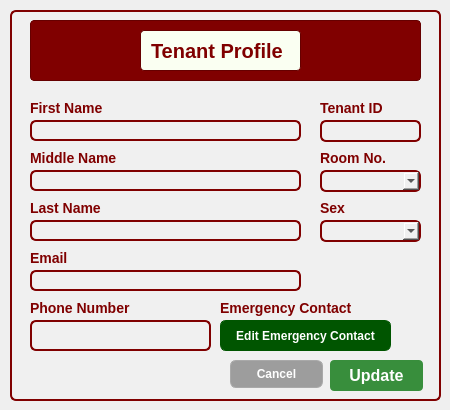
<?xml version="1.0" encoding="UTF-8"?>
<ui version="4.0">
 <class>Dialog</class>
 <widget class="QDialog" name="Dialog">
  <property name="geometry">
   <rect>
    <x>0</x>
    <y>0</y>
    <width>450</width>
    <height>410</height>
   </rect>
  </property>
  <property name="windowTitle">
   <string>Dialog</string>
  </property>
  <widget class="QFrame" name="frame">
   <property name="geometry">
    <rect>
     <x>10</x>
     <y>10</y>
     <width>431</width>
     <height>391</height>
    </rect>
   </property>
   <property name="styleSheet">
    <string notr="true">background-color: rgb(240, 240, 240);
border: 2px solid #800000;
border-radius: 6px;
</string>
   </property>
   <property name="frameShape">
    <enum>QFrame::StyledPanel</enum>
   </property>
   <property name="frameShadow">
    <enum>QFrame::Raised</enum>
   </property>
   <widget class="QFrame" name="frame_3">
    <property name="geometry">
     <rect>
      <x>20</x>
      <y>10</y>
      <width>391</width>
      <height>61</height>
     </rect>
    </property>
    <property name="styleSheet">
     <string notr="true">background-color: #800000;  /* Maroon background */
                border: 1px solid #660000;  /* Darker maroon border */
                border-radius: 4px;
                padding: 5px;
                font-family: 'Times New Roman', serif;  /* Formal font */
                font-size: 14px;
                color: white;</string>
    </property>
    <property name="frameShape">
     <enum>QFrame::StyledPanel</enum>
    </property>
    <property name="frameShadow">
     <enum>QFrame::Raised</enum>
    </property>
    <widget class="QLabel" name="label_2">
     <property name="geometry">
      <rect>
       <x>110</x>
       <y>10</y>
       <width>161</width>
       <height>41</height>
      </rect>
     </property>
     <property name="styleSheet">
      <string notr="true">background-color: rgb(250, 255, 242);
border: 1px solid #660000;
border-radius: 4px;
padding: 5px;
font-family: 'Cal Sans', sans-serif;
font-weight: 700;
font-style: normal;
font-size: 20px;
color: #800000;
text-align: center;
vertical-align: middle;

</string>
     </property>
     <property name="text">
      <string>Tenant Profile</string>
     </property>
    </widget>
   </widget>
   <widget class="QLineEdit" name="TenantIDLineEdit">
    <property name="geometry">
     <rect>
      <x>310</x>
      <y>110</y>
      <width>101</width>
      <height>22</height>
     </rect>
    </property>
   </widget>
   <widget class="QLabel" name="label">
    <property name="geometry">
     <rect>
      <x>310</x>
      <y>90</y>
      <width>81</width>
      <height>16</height>
     </rect>
    </property>
    <property name="styleSheet">
     <string notr="true">background: none;
    border: none;
    color: #800000;
    font-family: 'Cal Sans', sans-serif;
    font-weight: 700;
    font-style: normal;
    font-size: 14px;</string>
    </property>
    <property name="text">
     <string>Tenant ID</string>
    </property>
   </widget>
   <widget class="QLineEdit" name="FirstNameLineEdit">
    <property name="geometry">
     <rect>
      <x>20</x>
      <y>110</y>
      <width>271</width>
      <height>21</height>
     </rect>
    </property>
   </widget>
   <widget class="QLabel" name="label_3">
    <property name="geometry">
     <rect>
      <x>20</x>
      <y>90</y>
      <width>91</width>
      <height>16</height>
     </rect>
    </property>
    <property name="styleSheet">
     <string notr="true">background: none;
    border: none;
    color: #800000;
    font-family: 'Cal Sans', sans-serif;
    font-weight: 700;
    font-style: normal;
    font-size: 14px;</string>
    </property>
    <property name="text">
     <string>First Name</string>
    </property>
   </widget>
   <widget class="QLineEdit" name="MiddleNameLineEdit">
    <property name="geometry">
     <rect>
      <x>20</x>
      <y>160</y>
      <width>271</width>
      <height>21</height>
     </rect>
    </property>
   </widget>
   <widget class="QLabel" name="label_4">
    <property name="geometry">
     <rect>
      <x>20</x>
      <y>140</y>
      <width>91</width>
      <height>16</height>
     </rect>
    </property>
    <property name="styleSheet">
     <string notr="true">background: none;
    border: none;
    color: #800000;
    font-family: 'Cal Sans', sans-serif;
    font-weight: 700;
    font-style: normal;
    font-size: 14px;</string>
    </property>
    <property name="text">
     <string>Middle Name</string>
    </property>
   </widget>
   <widget class="QLineEdit" name="LastNameLineEdit">
    <property name="geometry">
     <rect>
      <x>20</x>
      <y>210</y>
      <width>271</width>
      <height>21</height>
     </rect>
    </property>
   </widget>
   <widget class="QLabel" name="label_9">
    <property name="geometry">
     <rect>
      <x>20</x>
      <y>190</y>
      <width>91</width>
      <height>16</height>
     </rect>
    </property>
    <property name="styleSheet">
     <string notr="true">background: none;
    border: none;
    color: #800000;
    font-family: 'Cal Sans', sans-serif;
    font-weight: 700;
    font-style: normal;
    font-size: 14px;</string>
    </property>
    <property name="text">
     <string>Last Name</string>
    </property>
   </widget>
   <widget class="QLabel" name="label_10">
    <property name="geometry">
     <rect>
      <x>310</x>
      <y>140</y>
      <width>81</width>
      <height>16</height>
     </rect>
    </property>
    <property name="styleSheet">
     <string notr="true">background: none;
    border: none;
    color: #800000;
    font-family: 'Cal Sans', sans-serif;
    font-weight: 700;
    font-style: normal;
    font-size: 14px;</string>
    </property>
    <property name="text">
     <string>Room No.</string>
    </property>
   </widget>
   <widget class="QLabel" name="label_11">
    <property name="geometry">
     <rect>
      <x>310</x>
      <y>190</y>
      <width>41</width>
      <height>16</height>
     </rect>
    </property>
    <property name="styleSheet">
     <string notr="true">background: none;
    border: none;
    color: #800000;
    font-family: 'Cal Sans', sans-serif;
    font-weight: 700;
    font-style: normal;
    font-size: 14px;</string>
    </property>
    <property name="text">
     <string>Sex</string>
    </property>
   </widget>
   <widget class="QLineEdit" name="PhoneNumberLineEdit">
    <property name="geometry">
     <rect>
      <x>20</x>
      <y>310</y>
      <width>181</width>
      <height>31</height>
     </rect>
    </property>
   </widget>
   <widget class="QLabel" name="label_12">
    <property name="geometry">
     <rect>
      <x>20</x>
      <y>290</y>
      <width>111</width>
      <height>16</height>
     </rect>
    </property>
    <property name="styleSheet">
     <string notr="true">background: none;
    border: none;
    color: #800000;
    font-family: 'Cal Sans', sans-serif;
    font-weight: 700;
    font-style: normal;
    font-size: 14px;</string>
    </property>
    <property name="text">
     <string>Phone Number</string>
    </property>
   </widget>
   <widget class="QLabel" name="label_21">
    <property name="geometry">
     <rect>
      <x>20</x>
      <y>240</y>
      <width>111</width>
      <height>16</height>
     </rect>
    </property>
    <property name="styleSheet">
     <string notr="true">background: none;
    border: none;
    color: #800000;
    font-family: 'Cal Sans', sans-serif;
    font-weight: 700;
    font-style: normal;
    font-size: 14px;</string>
    </property>
    <property name="text">
     <string>Email</string>
    </property>
   </widget>
   <widget class="QLineEdit" name="EmailLineEdit">
    <property name="geometry">
     <rect>
      <x>20</x>
      <y>260</y>
      <width>271</width>
      <height>21</height>
     </rect>
    </property>
   </widget>
   <widget class="QComboBox" name="RoomNoComboBox">
    <property name="geometry">
     <rect>
      <x>310</x>
      <y>160</y>
      <width>101</width>
      <height>22</height>
     </rect>
    </property>
   </widget>
   <widget class="QComboBox" name="SexComboBox">
    <property name="geometry">
     <rect>
      <x>310</x>
      <y>210</y>
      <width>101</width>
      <height>22</height>
     </rect>
    </property>
   </widget>
   <widget class="QPushButton" name="EditECpushButton">
    <property name="geometry">
     <rect>
      <x>210</x>
      <y>310</y>
      <width>171</width>
      <height>31</height>
     </rect>
    </property>
    <property name="styleSheet">
     <string notr="true">background: rgb(0, 85, 0);
	color: white;
	font-family: 'Cal Sans', sans-serif;
	font-weight: 500;
	font-style: normal;
	font-size: 12px;
	border: 1px solid rgb(0, 85, 0);
</string>
    </property>
    <property name="text">
     <string>Edit Emergency Contact</string>
    </property>
   </widget>
   <widget class="QLabel" name="label_31">
    <property name="geometry">
     <rect>
      <x>210</x>
      <y>290</y>
      <width>141</width>
      <height>16</height>
     </rect>
    </property>
    <property name="styleSheet">
     <string notr="true">background: none;
    border: none;
    color: #800000;
    font-family: 'Cal Sans', sans-serif;
    font-weight: 700;
    font-style: normal;
    font-size: 14px;</string>
    </property>
    <property name="text">
     <string>Emergency Contact</string>
    </property>
   </widget>
   <widget class="QPushButton" name="UpdatepushButton">
    <property name="geometry">
     <rect>
      <x>320</x>
      <y>350</y>
      <width>93</width>
      <height>31</height>
     </rect>
    </property>
    <property name="styleSheet">
     <string notr="true">background-color: #388E3C; /* Darker green */
color: white;
font-family: &quot;Cal Sans&quot;, sans-serif;
font-weight: 700; /* Bold */
font-size: 16px;
border: none;
border-radius: 4px;
padding: 6px 12px;
</string>
    </property>
    <property name="text">
     <string>Update</string>
    </property>
   </widget>
   <widget class="QPushButton" name="CancelpushButton">
    <property name="geometry">
     <rect>
      <x>220</x>
      <y>350</y>
      <width>93</width>
      <height>28</height>
     </rect>
    </property>
    <property name="styleSheet">
     <string notr="true">background: rgb(157, 157, 157);
color: white;
font-family: 'Cal Sans', sans-serif;
font-weight: 500;
font-style: normal;
font-size: 12px;
border: 1px solid rgb(169, 169, 169);
</string>
    </property>
    <property name="text">
     <string>Cancel</string>
    </property>
   </widget>
  </widget>
 </widget>
 <resources/>
 <connections/>
</ui>
